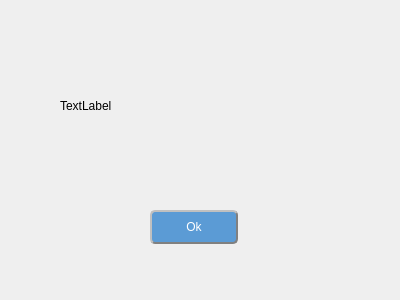
<?xml version="1.0" encoding="UTF-8"?>
<ui version="4.0">
 <class>InsertZFYDialog</class>
 <widget class="QDialog" name="InsertZFYDialog">
  <property name="geometry">
   <rect>
    <x>0</x>
    <y>0</y>
    <width>400</width>
    <height>300</height>
   </rect>
  </property>
  <property name="windowTitle">
   <string>Dialog</string>
  </property>
  <widget class="QPushButton" name="btn_Ok">
   <property name="geometry">
    <rect>
     <x>150</x>
     <y>210</y>
     <width>88</width>
     <height>34</height>
    </rect>
   </property>
   <property name="styleSheet">
    <string notr="true">QPushButton{
background-color:rgba(91,155,213,100%);
color: white;   
border-radius: 5px;  
border: 2px groove gray; 
border-style: outset;
}
QPushButton:disabled{
background-color: #CCCCCC;
color: #787878;
}
QPushButton:pressed{
background-color:rgb(85, 170, 255);
 border-style: inset;
}</string>
   </property>
   <property name="text">
    <string>Ok</string>
   </property>
  </widget>
  <widget class="QLabel" name="label_msg">
   <property name="geometry">
    <rect>
     <x>60</x>
     <y>40</y>
     <width>261</width>
     <height>131</height>
    </rect>
   </property>
   <property name="text">
    <string>TextLabel</string>
   </property>
  </widget>
 </widget>
 <resources/>
 <connections/>
</ui>
